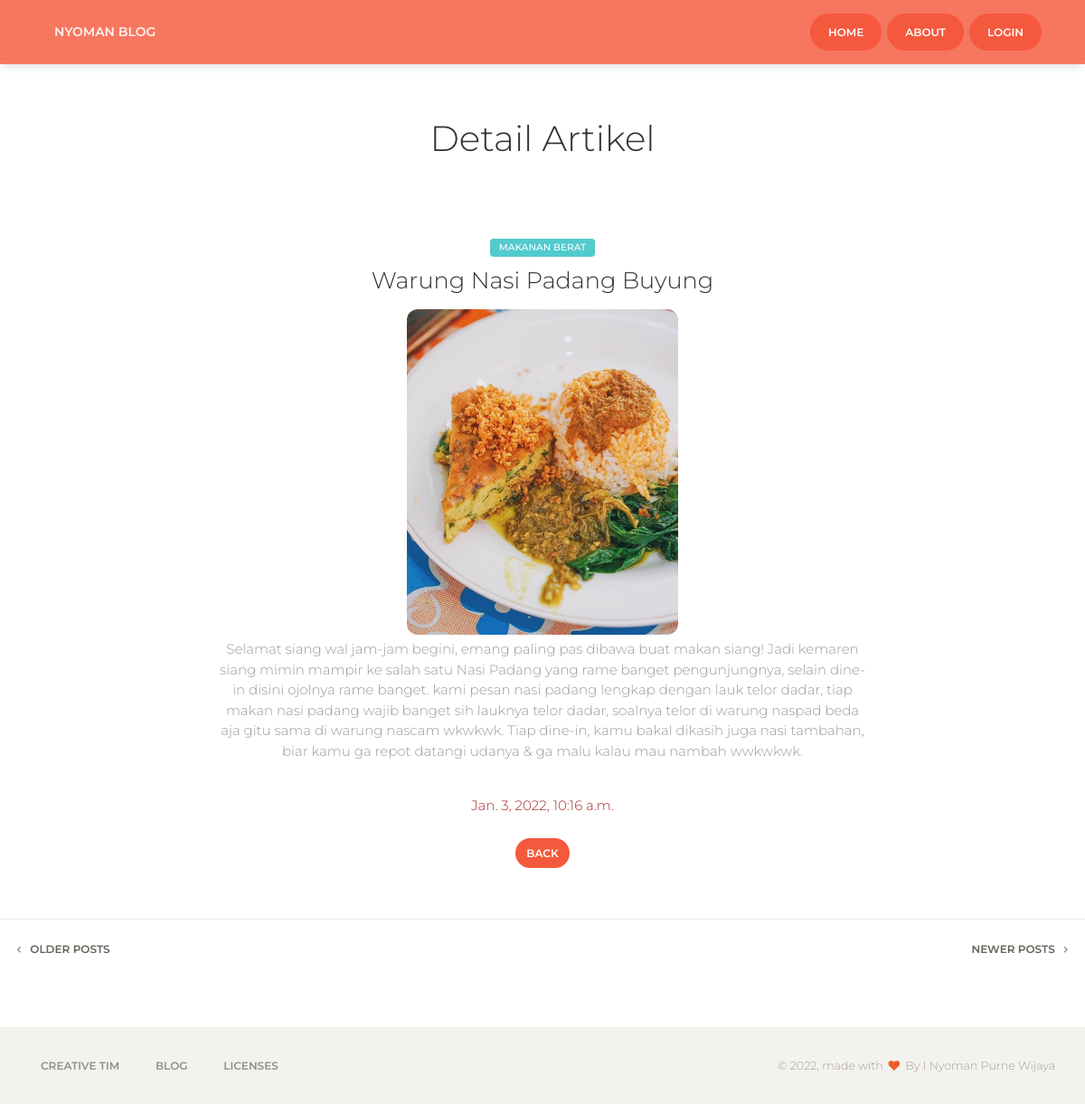
Screenshot of /artikel/13/detail/ with the database file from the repository.
### blog/models.py (models this page shows, shortened)
class Artikel(models.Model):
    nama = models.ForeignKey(User, on_delete=models.CASCADE, blank=True, null=True)
    judul = models.CharField(max_length=100)
    body = RichTextUploadingField(blank=True, null=True,
                                        config_name='special',
                                        external_plugin_resources=[(
                                            'youtube',
                                            '/static/ckeditor_plugins/youtube/youtube/',
                                            'plugin.js',
                                        )],
    )
    kategory = models.ForeignKey(Kategori, on_delete=models.CASCADE)
    date = models.DateTimeField(auto_now_add=True)
    class Meta:
        ordering =['-date']
        verbose_name_plural = "Artikel"

class Kategori(models.Model):
    nama = models.CharField(max_length=20)
    def __str__(self):
        return self.nama
    class Meta:
        verbose_name_plural = "Kategori"

### myproject/views.py (the view)
# urls.py: path('artikel/<int:id>/detail/', detail_artikel, name='detail_artikel'),
def detail_artikel(request, id):
    template_name = 'front/detail_artikel.html'
    artikel = Artikel.objects.get(id=id)
    context = {
        'title':'Detail Artikel',
        'artikel':artikel
    }
    return render(request, template_name, context)

### templates/front/detail_artikel.html (shortened to what this page needs)
{% extends 'front/base.html' %}
{% load static %}
{% block content %}
<div class="wrapper">
    <div class="main">
        <div class="section section-white">
            <div class="container">
                <div class="row">
                    <div class="col-md-6 ml-auto mr-auto text-center title">
                        <h2>Detail Artikel</h2>
                    </div>
                </div>
                <div class="article">
                    <div class="row">
                        <div class="col-md-8 ml-auto mr-auto">
                            <div class="card card-blog card-plain text-center">
                                <div class="card-body">
                                    <div class="card-category">
                                        <span class="badge badge-primary main-tag">{{artikel.kategory}}</span>
                                    </div>
                                    <a href="javascrip: void(0);">
                                        <h3 class="card-title">{{artikel.judul}}</h3>
                                    </a>
                                    <div class="card-description">
                                        <p>{{artikel.body|safe}}</p>
                                    </div>
                                    <div class="card-description">
                                        <p style="color: brown;">{{artikel.date}}</p>
                                    </div>
                                </div>
                                <a class="btn btn-danger btn-round btn-sm" href="{% url 'index' %}">Back</a>
                            </div>
                        </div>
                    </div>
                </div>
                </div>
                <hr />
                <div class="row">
                    <div class="col-md-12">
                        <div class="pull-left">
                            <button class="btn btn-link btn-default btn-move-left btn-sm"> <i class="fa fa-angle-left"></i> Older Posts</button>
                        </div>
                        <div class="pull-right">
                            <button class="btn btn-link btn-default btn-move-right btn-sm">Newer Posts <i class="fa fa-angle-right"></i></button>
                        </div>
                    </div>
                </div>
            </div>
        </div>
    </div>
{% endblock content %}

### static/front/demo/demo.css (style rules this page uses)
.main { background-color: #fff; }

### rows the page displays
Artikel: kategory "MAKANAN BERAT", judul "Warung Nasi Padang Buyung", body (picture), body "Selamat siang wal jam-jam begini, emang paling pas dibawa buat makan siang! Jadi kemaren siang mimin mampir ke salah satu Nasi Padang yang rame banget pengunjungnya, selain dine-in disini ojolnya rame banget. kami pesan nasi padang lengkap dengan lauk telor dadar, tiap makan nasi padang wajib banget sih lauknya telor dadar, soalnya telor di warung naspad beda aja gitu sama di warung nascam wkwkwk. Tiap dine-in, kamu bakal dikasih juga nasi tambahan, biar kamu ga repot datangi udanya & ga malu kalau mau nambah wwkwkwk.", date "Jan. 3, 2022, 10:16 a.m."
